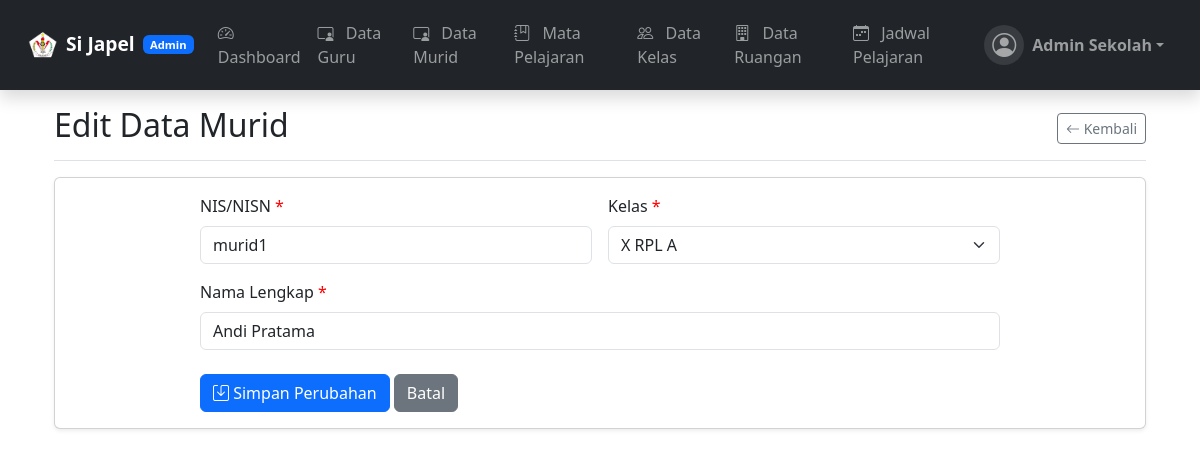
Page /admin/murid/edit.php?id=5 (signed in) on the committed database.
### tables this page shows
CREATE TABLE `users` (
  `id` int(11) NOT NULL,
  `username` varchar(50) NOT NULL,
  `password` varchar(255) NOT NULL,
  `nama` varchar(100) NOT NULL,
  `role` enum('admin','guru','murid') NOT NULL,
  `kelas_id` int(11) DEFAULT NULL,
  `created_at` timestamp NOT NULL DEFAULT current_timestamp()
);

CREATE TABLE `kelas` (
  `id` int(11) NOT NULL,
  `nama_kelas` varchar(50) NOT NULL
);

### admin/murid/edit.php (the view, shortened to what this page needs)
<?php
include '../../config/database.php';
$id = $conn->real_escape_string($_GET['id']);
$murid = $conn->query("SELECT * FROM users WHERE id = '$id' AND role = 'murid'");
$murid = $murid->fetch_assoc();
$kelas = $conn->query("SELECT * FROM kelas ORDER BY nama_kelas");
?>
<!DOCTYPE html>
<html lang="en">
<head>
    <link href="https://cdn.jsdelivr.net/npm/bootstrap@5.3.0/dist/css/bootstrap.min.css" rel="stylesheet">
    <link rel="stylesheet" href="https://cdn.jsdelivr.net/npm/bootstrap-icons@1.10.0/font/bootstrap-icons.css">
    <link href="../../../assets/css/style.css" rel="stylesheet">
</head>
<body>
    <?php include_once '../header_admin.php'; ?>
    <main class="container px-4">
        <div
            class="d-flex justify-content-between flex-wrap flex-md-nowrap align-items-center pt-3 pb-2 mb-3 border-bottom">
            <h1 class="h2">Edit Data Murid</h1>
            <a href="index.php" class="btn btn-sm btn-outline-secondary">
                <i class="bi bi-arrow-left"></i> Kembali
            </a>
        </div>
        <div class="card shadow-sm">
            <div class="card-body">
                <form action="process.php" method="POST" class="form-container">
                    <div class="row g-3">
                        <div class="col-md-6">
                            <label for="nis" class="form-label required-field">NIS/NISN</label>
                            <input type="text" class="form-control" id="nis" name="nis"
                                value="<?= htmlspecialchars($murid['username']) ?>" required>
                        </div>
                        <div class="col-md-6">
                            <label for="kelas_id" class="form-label required-field">Kelas</label>
                            <select class="form-select" id="kelas_id" name="kelas_id" required>
                                <?php while ($row = $kelas->fetch_assoc()): ?>
                                    <option value="<?= $row['id'] ?>" <?= ($row['id'] == $murid['kelas_id']) ? 'selected' : '' ?>>
                                        <?= htmlspecialchars($row['nama_kelas']) ?>
                                    </option>
                                <?php endwhile; ?>
                            </select>
                        </div>
                        <div class="col-12">
                            <label for="nama" class="form-label required-field">Nama Lengkap</label>
                            <input type="text" class="form-control" id="nama" name="nama"
                                value="<?= htmlspecialchars($murid['nama']) ?>" required>
                        </div>
                        <div class="col-12 mt-4">
                            <button type="submit" class="btn btn-primary">
                                <i class="bi bi-save"></i> Simpan Perubahan
                            </button>
                            <a href="index.php" class="btn btn-secondary">Batal</a>
                        </div>
                    </div>
                </form>
            </div>
        </div>
    </main>
</body>
</html>

### admin/murid/edit.php (style rules this page uses)
.form-container { max-width: 800px; margin: 0 auto; }
.required-field::after { content: " *"; color: red; }

### rows in the picture
users: nis "murid1", kelas_id "X RPL A", nama "Andi Pratama"

### other values in the picture
$current_role "Admin"
$nama "Admin Sekolah"
